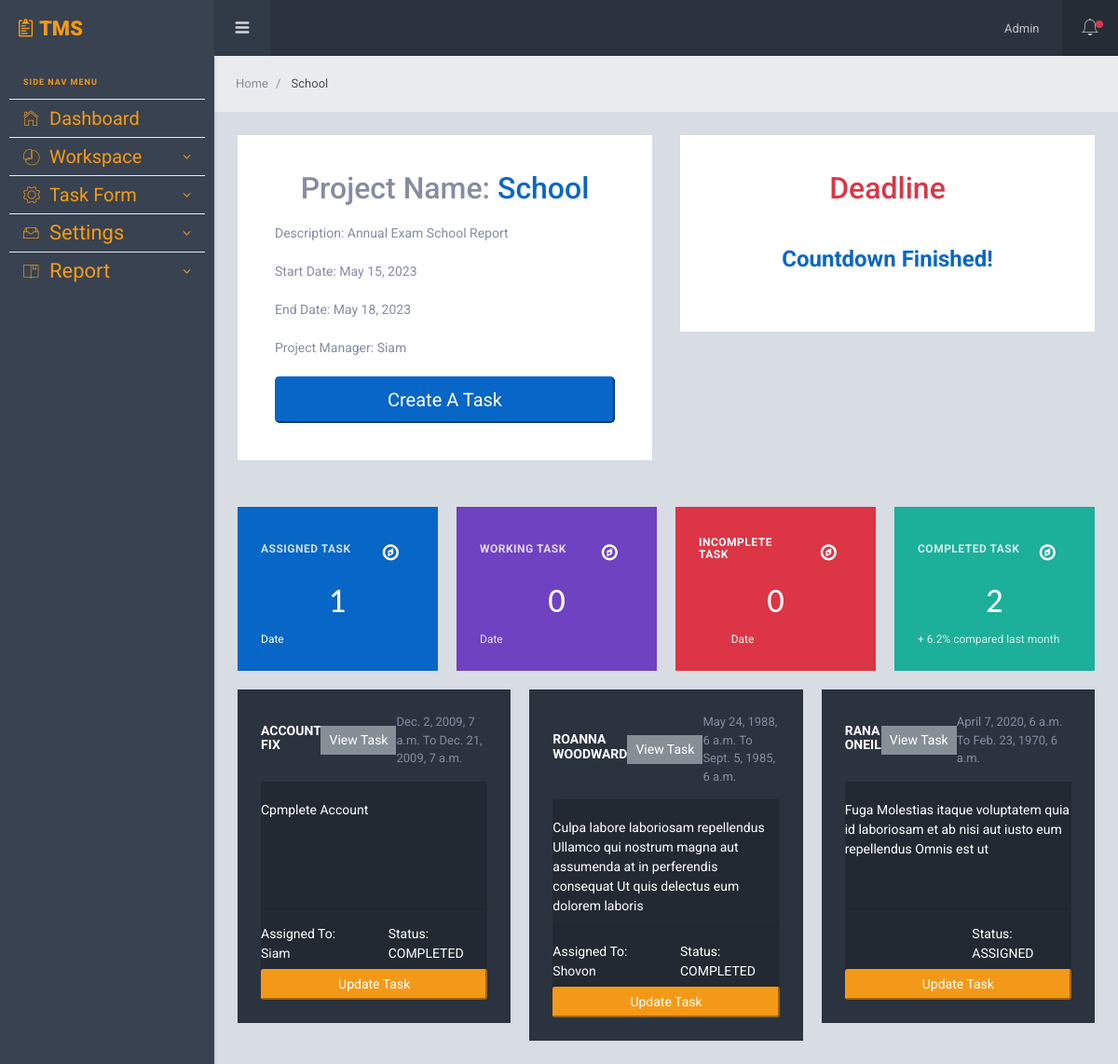
The app's page /project/project/1/ (signed in), older data.
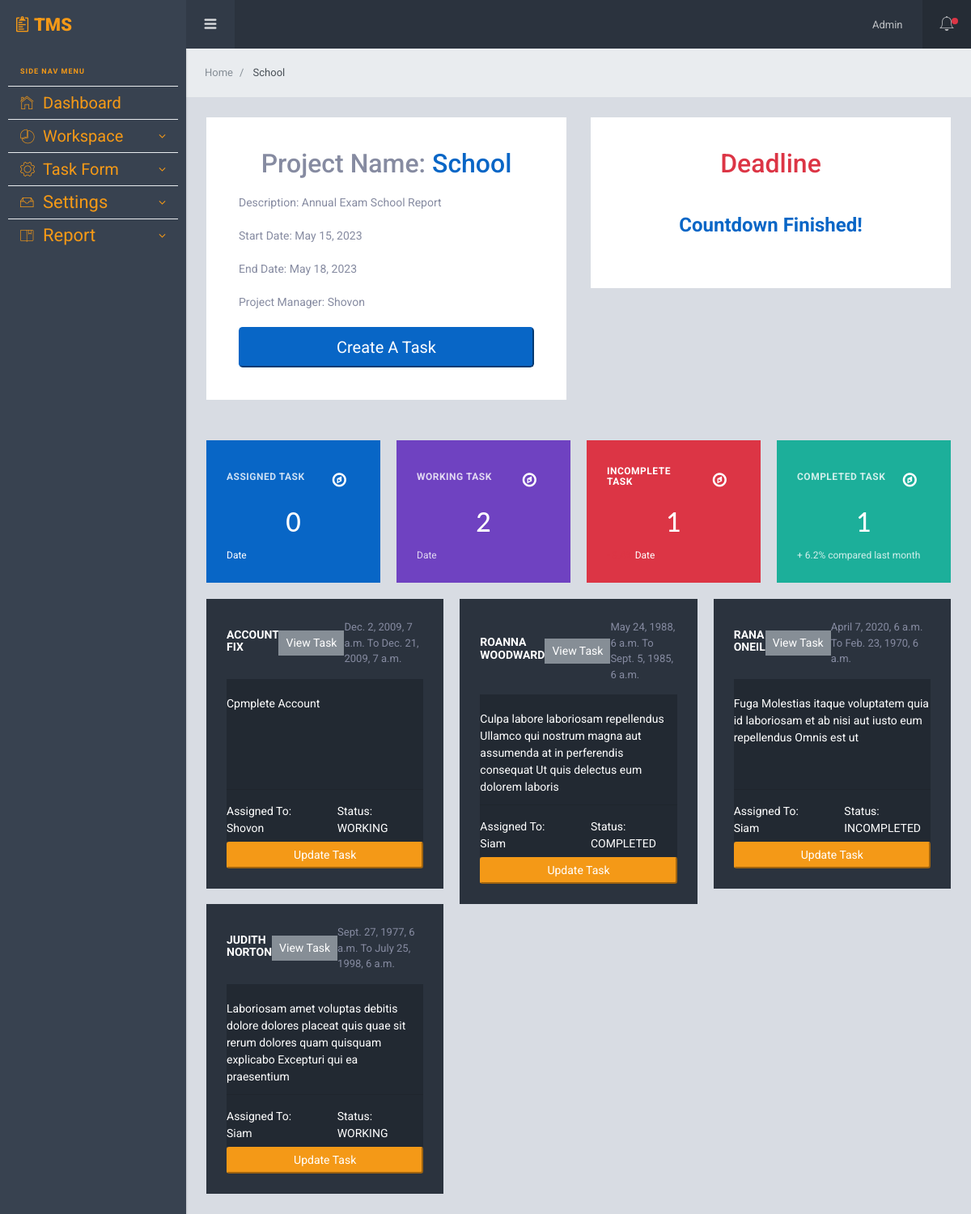
The same page, newer data.
### App_Project/models.py (models this page shows, shortened)
class Project(models.Model):
    name = models.CharField(max_length=255)
    description = models.TextField(max_length=500, blank=True, null=True)
    start_date = models.DateField()
    end_date = models.DateField()
    manager = models.ForeignKey(Employee, on_delete=models.CASCADE, related_name='managed_projects')
    employees = models.ManyToManyField(Employee, related_name='projects')

class Task(models.Model):
    STATUS_CHOICES = (
        ('ASSIGNED', 'Assigned'),
        ('WORKING', 'Working'),
        ('COMPLETED', 'Completed'),
        ('INCOMPLETED', 'Incompleted'),
    )
    name = models.CharField(max_length=255)
    description = models.TextField(max_length=500, blank=True, null=True)
    start_date = models.DateTimeField()
    end_date = models.DateTimeField()
    project = models.ForeignKey(Project, on_delete=models.CASCADE, related_name = 'tasks')
    assigned_to = models.ManyToManyField(Employee, related_name='assigned_tasks')
    status = models.CharField(max_length=20, choices=STATUS_CHOICES, default='ASSIGNED')
    completed_by = models.ManyToManyField(Employee, related_name='completed_tasks', blank=True)
    created_at = models.DateTimeField(auto_now_add=True)
    updated_at = models.DateTimeField(auto_now=True)

### App_User/models.py (models this page shows)
class Employee(models.Model):
    user = models.OneToOneField(User, on_delete=models.CASCADE)
    profile = models.ForeignKey(UserProfile, on_delete=models.CASCADE)
    is_active = models.BooleanField(default=True)
    def __str__(self):
        return self.user.username

### App_Project/views.py (the view)
# urls.py: path('project/<int:pk>/', views.project_detail, name='project_detail'),
@login_required
def project_detail(request, pk):
    project = get_object_or_404(Project, pk=pk)
    tasks = Task.objects.filter(project=project)
    assigned_count = project.tasks.filter(status='ASSIGNED').count()
    working_count = project.tasks.filter(status='WORKING').count()
    completed_count = project.tasks.filter(status='COMPLETED').count()
    incompleted_count = project.tasks.filter(status='INCOMPLETED').count()
    context = {'project': project, 'tasks': tasks,
                'assigned_count': assigned_count,
                'working_count': working_count,
                'completed_count': completed_count,
                'incompleted_count': incompleted_count,
               }
    return render(request, 'App_Project/project_detail.html', context)

### templates/App_Project/project_detail.html (shortened to what this page needs)
{% extends 'layouts/base.html' %}
{% load crispy_forms_tags %}
{% block span_block %}
{{ project.name }}
{% endblock span_block %}
{% block body_block %}
<div class="row mg-b-50">
  <div class="col-xl-6">
    <div class="card pd-20 pd-sm-40">
      <h2 class="">Project Name: <span class="text-primary"> {{ project.name }}</span></h2>
      <p>Description: {{ project.description }}</p>
      <p>Start Date: {{ project.start_date }}</p>
      <p>End Date: {{ project.end_date }}</p>
      <p>Project Manager: {{ project.manager|capfirst  }}</p>
      <button class="btn-lg btn-primary"><a class="text-white" href="{% url 'App_Project:create_task' project.pk %}">Create A Task</a></button>
    </div>
  </div>
  <div class="col-xl-6">
    <div class="row">
      <div class="col-xl-12">
        <div class="card pd-20 pd-sm-40">
          <h2 class="text-danger">Deadline</h2>
          <div class="countdown-container">
            <div id="countdown"></div>
          </div>
        </div>
      </div>
    </div>
  </div>
</div>
<div class="row row-sm mg-t-20">
  <div class="col-sm-6 col-xl-3">
    <div class="card pd-20 pd-sm-25 bg-primary">
      <div class="d-flex align-items-center justify-content-between mg-b-10">
        <h6 class="card-body-title tx-12 tx-white-8 tx-spacing-1">Assigned Task</h6>
        <a href="{% url 'App_Project:tasks_by_status' 'ASSIGNED' %}" class="btn btn-lg tx-white hover-warning"
        ><i class="fa fa-compass"></i
        ></a>
      </div>
      <h2 class="tx-white tx-lato tx-center mg-b-15">{{ assigned_count }}</h2>
      <p class="mg-b-0 tx-12 tx-white"> Date</p>
    </div>
  </div>
  <div class="col-sm-6 col-xl-3 mg-t-20 mg-sm-t-0">
    <div class="card bg-purple tx-white pd-25">
      <div class="d-flex align-items-center justify-content-between mg-b-10">
        <h6 class="card-body-title tx-12 tx-white-8 tx-spacing-1">
          Working Task
        </h6>
        <a href="{% url 'App_Project:tasks_by_status' 'WORKING' %}" class="btn btn-lg tx-white hover-warning"
        ><i class="fa fa-compass"></i
        ></a>
      </div>
      <h2 class="tx-lato tx-center mg-b-15">{{working_count}}</h2>
      <p class="mg-b-0 tx-12 op-8">Date</p>
    </div>
  </div>
  <div class="col-sm-6 col-xl-3 mg-t-20 mg-xl-t-0">
    <div class="card pd-20 pd-sm-25 bg-danger">
      <div class="d-flex align-items-center justify-content-between mg-b-10">
        <h6 class="card-body-title tx-12 tx-spacing-1 tx-white">
          Incomplete Task
        </h6>
        <a href="{% url 'App_Project:tasks_by_status' 'INCOMPLETED' %}" class="btn btn-lg tx-white hover-warning"
          ><i class="fa fa-compass"></i
        ></a>
      </div>
      <h2 class="tx-white tx-lato tx-center mg-b-15">{{ incompleted_count }}</h2>
      <p class="mg-b-0 tx-12 tx-white">
        <span class="tx-danger">- 3.4%</span> Date
      </p>
    </div>
  </div>
  <div class="col-sm-6 col-xl-3 mg-t-10 mg-xl-t-0">
    <div class="card bg-teal tx-white pd-25">
      <div class="d-flex align-items-center justify-content-between mg-b-10">
        <h6 class="card-body-title tx-12 tx-white-8 tx-spacing-1">
          Completed Task
        </h6>
        <a href="{% url 'App_Project:tasks_by_status' 'COMPLETED' %}" class="btn btn-lg tx-white hover-warning"
        ><i class="fa fa-compass"></i
        ></a>
      </div>
      <h2 class="tx-lato tx-center mg-b-15">{{completed_count}}</h2>
      <p class="mg-b-0 tx-12 op-8">+ 6.2% compared last month</p>
    </div>
  </div>
</div>
<div class="row row-sm mg-t-20">
  {% for task in project.tasks.all %}
  <div class="col-md-6 col-xl-4 mg-t-20 mg-xl-t-0">
    <div class="card pd-20 pd-sm-25 bg-sl-primary">
      <div class="d-flex justify-content-between align-items-center mg-b-15">
        <h3 class="card-body-title tx-white mg-b-5">{{ task.name }}</h3>
        <button class="btn btn-sm bg-secondary"><a class="text-white" href="{% url 'App_Project:task_details' task_id=task.id %}">View Task</a></button>
        <p class="tx-13 mg-b-0">{{ task.start_date }} To {{ task.end_date }}</p>
      </div>
      <div class="bg-black-2 text-white">
        <div id="rickshaw3" class="wd-100p ht-100 text-white">
          <p>{{ task.description }}</p>
        </div>
        <hr>
        <div class="row mg-b-6">
          <div class="col-sm-6">
            {% for employee in task.assigned_to.all %}
             Assigned To: {{ employee.user.username|capfirst }}
            {% endfor %}
          </div>
          <div class="col-sm-6">
            Status: {{ task.status }}
          </div>
        </div>
      </div>
     <button class="btn-sm btn-warning"><a class="text-white" href="{% url 'App_Project:edit_task' pk=task.pk %}">Update Task</a></button>
    </div>
  </div>
  {% endfor %}
</div>
{% endblock body_block %}

### templates/layouts/base.html (shortened to what this page needs)
{% load static %}
<!DOCTYPE html>
<html lang="en">
  <head>
    <link href="{% static 'assets/lib/font-awesome/css/font-awesome.css' %}" rel="stylesheet">
    <link href="{% static 'assets/lib/Ionicons/css/ionicons.css' %}" rel="stylesheet">
    <link href="{% static 'assets/lib/perfect-scrollbar/css/perfect-scrollbar.css' %}" rel="stylesheet">
    <link href="{% static 'assets/lib/rickshaw/rickshaw.min.css' %}" rel="stylesheet">
    <link rel="stylesheet" href="https://cdn.jsdelivr.net/npm/tempusdominus-bootstrap-4@5.39.0/css/tempusdominus-bootstrap-4.min.css">
</head>
    <link rel="stylesheet" href="{% static 'assets/css/app.css' %}">
    <link rel="stylesheet" href="{% static 'assets/css/custom.css' %}">
  </head>
  <body>
    <section id="container">
      {% include 'layouts/navbar.html' %}
      {% include 'layouts/sidebar.html' %}
      <div class="sl-mainpanel">
        <nav class="breadcrumb sl-breadcrumb">
          <a class="breadcrumb-item" href="{% url 'App_User:home' %}">Home</a>
          <span class="breadcrumb-item active">
            {% block span_block %}{% endblock span_block %}
          </span>
        </nav>
        <div class="sl-pagebody">
            {% block body_block %}
            {% endblock body_block %}
         </div>
      </div>
    </section>
</body>
</html>

### templates/layouts/navbar.html (shortened to what this page needs)
{% load static %}
    <div class="sl-header">
        <div class="sl-header-left">
          <div class="navicon-left hidden-md-down"><a id="btnLeftMenu" href=""><i class="icon ion-navicon-round"></i></a></div>
        </div>
        <div class="sl-header-right">
          <nav class="nav">
            <div class="dropdown">
              <a href="" class="nav-link nav-link-profile" data-toggle="dropdown">
                <span class="logged-name"><span class="hidden-md-down">{{user|capfirst }} </span></span>
              </a>
            </div>
          </nav>
          <div class="navicon-right">
            <a id="btnRightMenu" href="" class="pos-relative">
              <i class="icon ion-ios-bell-outline"></i>
              <span class="square-8 bg-danger"></span>
            </a>
          </div>
        </div>
      </div>

### templates/layouts/sidebar.html (shortened to what this page needs)
{% load static %}
    <div class="sl-logo"><a href="{% url 'App_User:home' %}"><i class="icon ion-clipboard text-warning"></i><b class="text-warning tx-22"> TMS </b></a></div>
    <div class="sl-sideleft">
      <label class="sidebar-label text-warning">Side Nav Menu</label>
      <div class="sl-sideleft-menu">
        <a href="{% url 'App_User:home' %}" class="sl-menu-link text-warning">
          <div class="sl-menu-item tx-15">
            <i class="menu-item-icon icon ion-ios-home-outline tx-22" ></i>
            <span class="menu-item-label tx-20">Dashboard</span>
          </div>
        </a>
        <a href="" class="sl-menu-link text-warning">
          <div class="sl-menu-item">
            <i class="menu-item-icon ion-ios-pie-outline tx-20"></i>
            <span class="menu-item-label tx-20">Workspace</span>
            <i class="menu-item-arrow fa fa-angle-down"></i>
          </div>
        </a>
        <a href="#" class="sl-menu-link text-warning">
          <div class="sl-menu-item">
            <i class="menu-item-icon icon ion-ios-gear-outline tx-24"></i>
            <span class="menu-item-label tx-20">Task Form</span>
            <i class="menu-item-arrow fa fa-angle-down"></i>
          </div>
        </a>
        <a href="" class="sl-menu-link text-warning">
          <div class="sl-menu-item">
            <i class="menu-item-icon icon ion-ios-filing-outline tx-24"></i>
            <span class="menu-item-label tx-22">Settings</span>
            <i class="menu-item-arrow fa fa-angle-down"></i>
          </div>
        </a>
        <a href="" class="sl-menu-link text-warning">
          <div class="sl-menu-item">
            <i class="menu-item-icon icon ion-ios-bookmarks-outline tx-20"></i>
            <span class="menu-item-label tx-22">Report</span>
            <i class="menu-item-arrow fa fa-angle-down"></i>
          </div>
        </a>
      </div>
      <br>
    </div>

### static/assets/css/custom.css (style rules this page uses)
* { cursor: pointer; }
h2 { text-align: center; margin-bottom: 20px; }
label { font-weight: bold; }

### templates/App_Project/project_detail.html (style rules this page uses)
.countdown-container { background-color: #ffffff; padding: 20px; }
#countdown { font-size: 24px; font-weight: bold; text-align: center; color: #0866C6; }

Row changes from the older to the newer data that the page shows:
changed Project "School": manager "Siam" → "Shovon"
changed Task "ACCOUNT FIX": gains Employee (user.username "Shovon"); status "COMPLETED" → "WORKING"; loses Employee (user.username "Siam")
changed Task "ROANNA WOODWARD": gains Employee (user.username "Siam"); loses Employee (user.username "Shovon")
changed Task "RANA ONEIL": gains Employee (user.username "Siam"); status "ASSIGNED" → "INCOMPLETED"
added Task: name "JUDITH NORTON", start_date "Sept. 27, 1977, 6 a.m.", end_date "July 25, 1998, 6 a.m.", description "Laboriosam amet voluptas debitis dolore dolores placeat quis quae sit rerum dolores quam quisquam explicabo Excepturi qui ea praesentium", status "WORKING", Employee (user.username "Siam")
Text that changed along with them:
{{ assigned_count }}: "1" → "0"
{{ working_count }}: "0" → "2"
{{ incompleted_count }}: "0" → "1"
{{ completed_count }}: "2" → "1"
